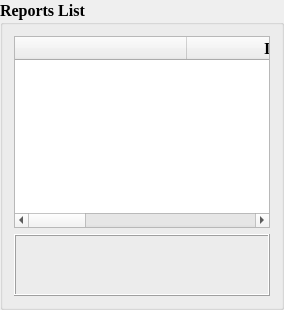
                         <widget class="QGroupBox" name="grad_report">
                          <property name="minimumSize">
                           <size>
                            <width>0</width>
                            <height>0</height>
                           </size>
                          </property>
                          <property name="font">
                           <font>
                            <family>Times New Roman</family>
                            <pointsize>12</pointsize>
                            <weight>75</weight>
                            <bold>true</bold>
                           </font>
                          </property>
                          <property name="styleSheet">
                           <string notr="true">QPushButton{
	border: None;
	color: rgb(255, 255, 255);
}

QPushButton:hover{
	background: #3E9EF0; 
}

QPushButton:disabled{
	background: #8D8D8D; 
}

QPushButton:pressed{
	background: black; 
}
Qframe{
	background: white;
}
</string>
                          </property>
                          <property name="title">
                           <string>Reports List</string>
                          </property>
                          <layout class="QVBoxLayout" name="verticalLayout_14">
                           <item>
                            <widget class="QTableWidget" name="record_table">
                             <property name="minimumSize">
                              <size>
                               <width>0</width>
                               <height>0</height>
                              </size>
                             </property>
                             <property name="maximumSize">
                              <size>
                               <width>16777215</width>
                               <height>16777215</height>
                              </size>
                             </property>
                             <property name="font">
                              <font>
                               <family>Times New Roman</family>
                               <pointsize>12</pointsize>
                              </font>
                             </property>
                             <property name="toolTip">
                              <string>&lt;html&gt;&lt;head/&gt;&lt;body&gt;&lt;p&gt;Report List&lt;/p&gt;&lt;/body&gt;&lt;/html&gt;</string>
                             </property>
                             <property name="styleSheet">
                              <string notr="true">
</string>
                             </property>
                             <property name="locale">
                              <locale language="English" country="UnitedStates"/>
                             </property>
                             <property name="editTriggers">
                              <set>QAbstractItemView::NoEditTriggers</set>
                             </property>
                             <property name="tabKeyNavigation">
                              <bool>false</bool>
                             </property>
                             <property name="showDropIndicator" stdset="0">
                              <bool>false</bool>
                             </property>
                             <property name="dragDropOverwriteMode">
                              <bool>false</bool>
                             </property>
                             <property name="columnCount">
                              <number>4</number>
                             </property>
                             <attribute name="horizontalHeaderCascadingSectionResizes">
                              <bool>false</bool>
                             </attribute>
                             <attribute name="horizontalHeaderDefaultSectionSize">
                              <number>172</number>
                             </attribute>
                             <attribute name="horizontalHeaderHighlightSections">
                              <bool>true</bool>
                             </attribute>
                             <attribute name="horizontalHeaderMinimumSectionSize">
                              <number>45</number>
                             </attribute>
                             <attribute name="verticalHeaderDefaultSectionSize">
                              <number>35</number>
                             </attribute>
                             <attribute name="verticalHeaderMinimumSectionSize">
                              <number>25</number>
                             </attribute>
                             <column>
                              <property name="text">
                               <string/>
                              </property>
                              <property name="font">
                               <font>
                                <family>Times New Roman</family>
                               </font>
                              </property>
                             </column>
                             <column>
                              <property name="text">
                               <string>ID</string>
                              </property>
                              <property name="font">
                               <font>
                                <family>Times New Roman</family>
                                <pointsize>12</pointsize>
                                <weight>75</weight>
                                <bold>true</bold>
                               </font>
                              </property>
                              <property name="background">
                               <color>
                                <red>255</red>
                                <green>255</green>
                                <blue>255</blue>
                               </color>
                              </property>
                             </column>
                             <column>
                              <property name="text">
                               <string>Date</string>
                              </property>
                              <property name="font">
                               <font>
                                <family>Times New Roman</family>
                                <pointsize>12</pointsize>
                                <weight>75</weight>
                                <bold>true</bold>
                               </font>
                              </property>
                              <property name="background">
                               <color>
                                <red>255</red>
                                <green>255</green>
                                <blue>255</blue>
                               </color>
                              </property>
                             </column>
                             <column>
                              <property name="text">
                               <string>Time</string>
                              </property>
                              <property name="font">
                               <font>
                                <family>Times New Roman</family>
                                <pointsize>12</pointsize>
                                <weight>75</weight>
                                <bold>true</bold>
                               </font>
                              </property>
                              <property name="background">
                               <color>
                                <red>255</red>
                                <green>255</green>
                                <blue>255</blue>
                               </color>
                              </property>
                             </column>
                            </widget>
                           </item>
                           <item>
                            <widget class="QFrame" name="frame_4">
                             <property name="minimumSize">
                              <size>
                               <width>0</width>
                               <height>0</height>
                              </size>
                             </property>
                             <property name="frameShape">
                              <enum>QFrame::Box</enum>
                             </property>
                             <property name="frameShadow">
                              <enum>QFrame::Raised</enum>
                             </property>
                             <layout class="QHBoxLayout" name="horizontalLayout_20">
                              <item>
                               <widget class="QPushButton" name="refresh_btn">
                                <property name="minimumSize">
                                 <size>
                                  <width>50</width>
                                  <height>40</height>
                                 </size>
                                </property>
                                <property name="maximumSize">
                                 <size>
                                  <width>60</width>
                                  <height>16777215</height>
                                 </size>
                                </property>
                                <property name="font">
                                 <font>
                                  <family>Times New Roman</family>
                                 </font>
                                </property>
                                <property name="toolTip">
                                 <string>&lt;html&gt;&lt;head/&gt;&lt;body&gt;&lt;p&gt;Refresh Table&lt;/p&gt;&lt;/body&gt;&lt;/html&gt;</string>
                                </property>
                                <property name="text">
                                 <string/>
                                </property>
                                <property name="icon">
                                 <iconset>
                                  <normaloff>Icons/refresh.png</normaloff>Icons/refresh.png</iconset>
                                </property>
                                <property name="iconSize">
                                 <size>
                                  <width>30</width>
                                  <height>30</height>
                                 </size>
                                </property>
                               </widget>
                              </item>
                              <item>
                               <widget class="QPushButton" name="report_detail_btn">
                                <property name="minimumSize">
                                 <size>
                                  <width>50</width>
                                  <height>40</height>
                                 </size>
                                </property>
                                <property name="maximumSize">
                                 <size>
                                  <width>60</width>
                                  <height>16777215</height>
                                 </size>
                                </property>
                                <property name="font">
                                 <font>
                                  <family>Times New Roman</family>
                                 </font>
                                </property>
                                <property name="toolTip">
                                 <string>&lt;html&gt;&lt;head/&gt;&lt;body&gt;&lt;p&gt;Display the selected items&lt;/p&gt;&lt;/body&gt;&lt;/html&gt;</string>
                                </property>
                                <property name="text">
                                 <string/>
                                </property>
                                <property name="icon">
                                 <iconset>
                                  <normaloff>Icons/selection.png</normaloff>Icons/selection.png</iconset>
                                </property>
                                <property name="iconSize">
                                 <size>
                                  <width>30</width>
                                  <height>30</height>
                                 </size>
                                </property>
                               </widget>
                              </item>
                              <item>
                               <widget class="QPushButton" name="delete_btn">
                                <property name="minimumSize">
                                 <size>
                                  <width>50</width>
                                  <height>40</height>
                                 </size>
                                </property>
                                <property name="maximumSize">
                                 <size>
                                  <width>60</width>
                                  <height>16777215</height>
                                 </size>
                                </property>
                                <property name="font">
                                 <font>
                                  <family>Times New Roman</family>
                                 </font>
                                </property>
                                <property name="toolTip">
                                 <string>&lt;html&gt;&lt;head/&gt;&lt;body&gt;&lt;p&gt;Clear selected items&lt;/p&gt;&lt;/body&gt;&lt;/html&gt;</string>
                                </property>
                                <property name="text">
                                 <string/>
                                </property>
                                <property name="icon">
                                 <iconset>
                                  <normaloff>Icons/delete.png</normaloff>Icons/delete.png</iconset>
                                </property>
                                <property name="iconSize">
                                 <size>
                                  <width>30</width>
                                  <height>30</height>
                                 </size>
                                </property>
                               </widget>
                              </item>
                              <item>
                               <spacer name="horizontalSpacer_7">
                                <property name="orientation">
                                 <enum>Qt::Horizontal</enum>
                                </property>
                                <property name="sizeHint" stdset="0">
                                 <size>
                                  <width>40</width>
                                  <height>20</height>
                                 </size>
                                </property>
                               </spacer>
                              </item>
                             </layout>
                            </widget>
                           </item>
                          </layout>
                         </widget>
